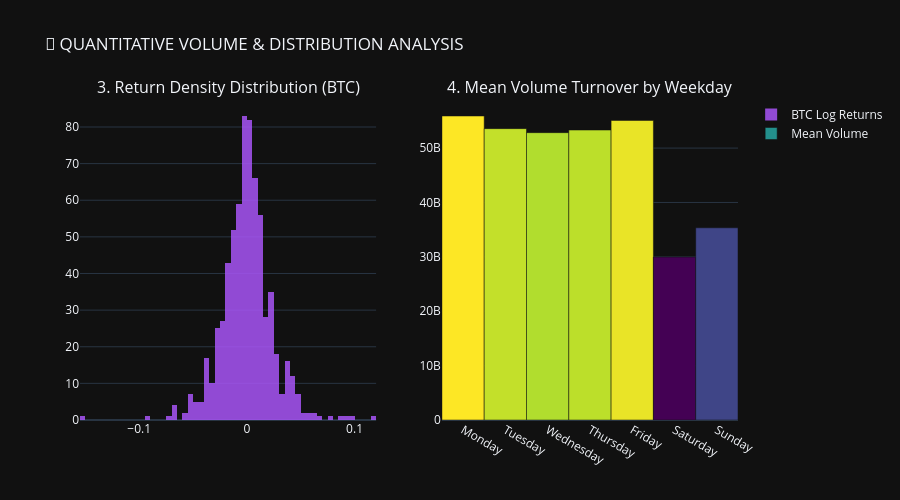

The notebook cell this image was saved under:
### Markdown cell above
### 🔬 2.2 Charts 3 & 4: Density Distributions & Day-of-Week Volume Analysis
We map continuous logarithmic return profiles to inspect variance tail risks alongside a categorical tracking axis showing mean volume turnover based on trading days.

### Code cell
fig_dist = make_subplots(rows=1, cols=2, subplot_titles=('3. Return Density Distribution (BTC)', '4. Mean Volume Turnover by Weekday'))

# Density Histogram Tracking
fig_dist.add_trace(go.Histogram(x=crypto_df['Log_Return'], nbinsx=60, name='BTC Log Returns', marker_color='#a855f7', opacity=0.85), row=1, col=1)

# Day-of-Week Grouping Aggregations
weekday_volume = crypto_df.groupby('Day_Name')['Volume'].mean().reindex(['Monday', 'Tuesday', 'Wednesday', 'Thursday', 'Friday', 'Saturday', 'Sunday'])
fig_dist.add_trace(go.Bar(x=weekday_volume.index, y=weekday_volume.values, name='Mean Volume', marker=dict(color=weekday_volume.values, colorscale='Viridis')), row=1, col=2)

fig_dist.update_layout(height=500, template='plotly_dark', title_text="🔬 QUANTITATIVE VOLUME & DISTRIBUTION ANALYSIS")
fig_dist.show()

### Figure 1 — Plotly figure (JSON) as saved in the notebook; plotly's stock layout.template omitted (floating-point values rounded to 4 significant figures; data arrays with more than 128 entries replaced by an {"elided": "..."} marker saying what was removed)
{"data": [{"marker": {"color": "#a855f7"}, "name": "BTC Log Returns", "nbinsx": 60, "opacity": 0.85, "type": "histogram", "x": {"elided": "681 float values"}, "xaxis": "x", "yaxis": "y"}, {"marker": {"color": [55900000000.0, 53580000000.0, 52830000000.0, 53310000000.0, 55080000000.0, 29950000000.0, 35340000000.0], "colorscale": [[0, "#440154"], [0.1111, "#482878"], [0.2222, "#3e4989"], [0.3333, "#31688e"], [0.4444, "#26828e"], [0.5556, "#1f9e89"], [0.6667, "#35b779"], [0.7778, "#6ece58"], [0.8889, "#b5de2b"], [1, "#fde725"]]}, "name": "Mean Volume", "type": "bar", "x": ["Monday", "Tuesday", "Wednesday", "Thursday", "Friday", "Saturday", "Sunday"], "xaxis": "x2", "y": [55900000000.0, 53580000000.0, 52830000000.0, 53310000000.0, 55080000000.0, 29950000000.0, 35340000000.0], "yaxis": "y2"}], "layout": {"annotations": [{"font": {"size": 16}, "showarrow": false, "text": "3. Return Density Distribution (BTC)", "x": 0.225, "xanchor": "center", "xref": "paper", "y": 1, "yanchor": "bottom", "yref": "paper"}, {"font": {"size": 16}, "showarrow": false, "text": "4. Mean Volume Turnover by Weekday", "x": 0.775, "xanchor": "center", "xref": "paper", "y": 1, "yanchor": "bottom", "yref": "paper"}], "height": 500, "title": {"text": "🔬 QUANTITATIVE VOLUME & DISTRIBUTION ANALYSIS"}, "xaxis": {"anchor": "y", "domain": [0, 0.45]}, "xaxis2": {"anchor": "y2", "domain": [0.55, 1]}, "yaxis": {"anchor": "x", "domain": [0, 1]}, "yaxis2": {"anchor": "x2", "domain": [0, 1]}}}
